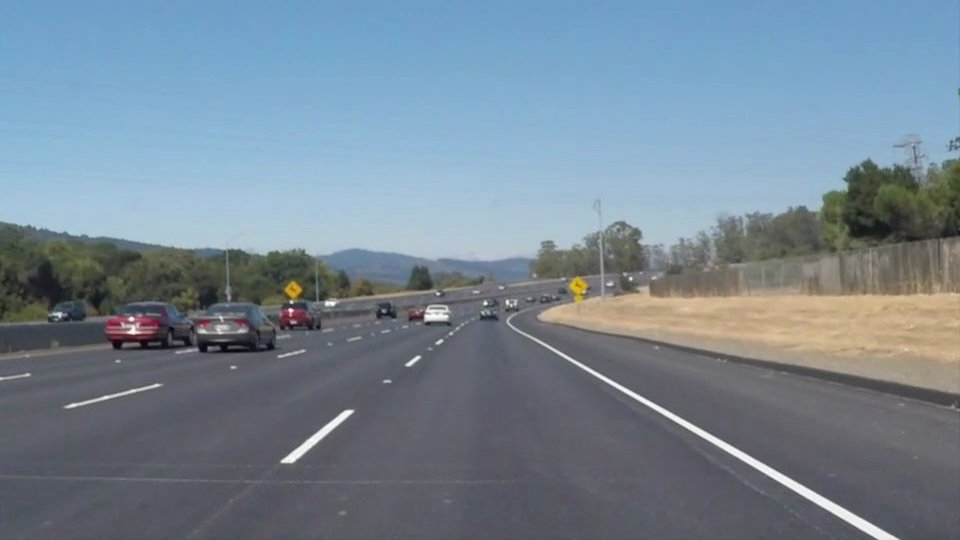
#> input picture 5-ai-self-driving-cars/test_images/solidWhiteCurve.jpg, 960 x 540 px; its folder holds 7 pictures in this run
$ jupyter execute car-lanes-finder.ipynb
#> lines starting #> are read from the running program, lines starting #| are printed output that depends on the picture; after the words box and inside, x2 and y2 are one past the last pixel; in counts of white or black regions, pixels touching at a corner belong together
## Self-Driving Cars - Finding Lanes

# Steps

1. Read the image from the camera
2. Blur the image using Gaussian blur to remove color
3. Apply mask to find the region of interest (ROI)
4. Color the Region of Interest
5. Detect Edges using the Canny Algorithm
6. Color the Edges using Hough Transform
7. Draw line segments by color only the ROI using Hough Transform
8. Extrapolate line segments to determine lanes

The image below shows the code steps.

[cell 1]
from IPython.core.display import Image
Image(filename='car-lanes-finder-steps.png')

The following section shows the code for each step:

[cell 2]
#importing some useful packages
import matplotlib.pyplot as plt
import matplotlib.image as mpimg
import numpy as np
import cv2 #Including OpenCV libraries
import os
import math

[cell 3]
def grayscale(img):
    """Applies the Grayscale transform
    This will return an image with only one color channel
    but NOTE: to see the returned image as grayscale
    (assuming your grayscaled image is called 'gray')
    you should call plt.imshow(gray, cmap='gray')"""
    return cv2.cvtColor(img, cv2.COLOR_RGB2GRAY)
    # Or use BGR2GRAY if you read an image with cv2.imread()
    # return cv2.cvtColor(img, cv2.COLOR_BGR2GRAY)

def gaussian_blur(img, kernel_size):
    """Applies a Gaussian Noise kernel"""
    return cv2.GaussianBlur(img, (kernel_size, kernel_size), 0)

def canny(img, low_threshold, high_threshold):
    """Applies the Canny transform"""
    return cv2.Canny(img, low_threshold, high_threshold)

def region_of_interest(img, vertices):
    """
    Applies an image mask.

    Only keeps the region of the image defined by the polygon
    formed from `vertices`. The rest of the image is set to black.
    """
    #defining a blank mask to start with
    mask = np.zeros_like(img)

    #defining a 3 channel or 1 channel color to fill the mask with depending on the input image

    if len(img.shape) > 2:
        channel_count = img.shape[2]  # i.e. 3 or 4 depending on your image
        ignore_mask_color = (255,) * channel_count
    else:
        ignore_mask_color = 255

    #filling pixels inside the polygon defined by "vertices" with the fill color
    cv2.fillPoly(mask, vertices, ignore_mask_color)

    #returning the image only where mask pixels are nonzero
    masked_image = cv2.bitwise_and(img, mask)
    return masked_image

def hough_lines(img, rho, theta, threshold, min_line_len, max_line_gap):
    """
    `img` should be the output of a Canny transform.

    Returns an image with hough lines drawn.
    """
    lines = cv2.HoughLinesP(img, rho, theta, threshold, np.array([]), minLineLength=min_line_len, maxLineGap=max_line_gap)
    line_img = np.zeros((img.shape[0], img.shape[1], 3), dtype=np.uint8)
    draw_lines(line_img, lines)
    return line_img

def mean(numbers):
    return float(sum(numbers) / len(numbers))

def draw_lines(img, lines, color=[255, 0, 0], thickness=15):

    imshape = img.shape

    leftLaneSlopeArray = []
    leftLaneInterceptArray = []
    rightLaneSlopeArray = []
    rightLaneInterceptArray = []

    for line in lines:
        for x1,y1,x2,y2 in line:
            #PolyFit function of Numpy gives you slope and intercept
            slope, intercept = np.polyfit((x1,x2), (y1,y2), 1)
            #print(slope, intercept)

            if (slope > 0):
                leftLaneSlopeArray += [slope]
                leftLaneInterceptArray += [intercept]
            else:
                rightLaneSlopeArray += [slope]
                rightLaneInterceptArray += [intercept]

    '''
    print (leftLaneSlopeArray)
    print (leftLaneInterceptArray)

    print (rightLaneSlopeArray)
    print (rightLaneInterceptArray)
    '''

    leftLaneSlopeArrayAverage = np.mean(leftLaneSlopeArray)
    leftLaneInterceptArrayAverage = np.mean(leftLaneInterceptArray)

    rightLaneSlopeArrayAverage = np.mean(rightLaneSlopeArray)
    rightLaneInterceptArrayAverage = np.mean(rightLaneInterceptArray)

    #   y = mx + b
    #   x = (y - b)/m
    #   b = y - mx

    yMin = 0
    yMax = image.shape[0]

    yMin = 325
    yMax = image.shape[0]

    # [8 lines of commented-out code are left out]

    try:
        x1Left = int(np.nan_to_num(float((yMin-leftLaneInterceptArrayAverage)/leftLaneSlopeArrayAverage)))
        x2Left = int(np.nan_to_num(float((yMax-leftLaneInterceptArrayAverage)/leftLaneSlopeArrayAverage)))
        cv2.line(img, (x1Left, yMin), (x2Left, yMax), color, thickness)
    except ValueError:
        pass
    except OverflowError:
        pass

    try:
        x1Right = int(np.nan_to_num(float((yMin-rightLaneInterceptArrayAverage)/rightLaneSlopeArrayAverage)))
        x2Right = int(np.nan_to_num(float((yMax-rightLaneInterceptArrayAverage)/rightLaneSlopeArrayAverage)))
        cv2.line(img, (x1Right, yMin), (x2Right, yMax), color, thickness)
    except ValueError:
        pass
    except OverflowError:
        pass

    #print ("x1Left", x1Left, "x2Left", x2Left, "x1Right", x1Right, "x2Right", x2Right)
    #x1Left -61266293608840008 x2Left 13246766185695422 x1Right 434 x2Right 143

# Python 3 has support for cool math symbols.
def weighted_img(img, initial_img, a=0.8, b=1., g=0.):
    return cv2.addWeighted(initial_img, a, img, b, g)

[cell 4]
def process_image(image):
    # NOTE: The output you return should be a color image (3 channel) for processing video below
    # TODO: put your pipeline here,
    # you should return the final output (image where lines are drawn on lanes)

    #printing out some states and plotting
    #print('The image is:', type(image), 'with dimensions"', image.shape)

    gray_image = grayscale(image)

    kernel_size = 5
    blurred_gray_image = gaussian_blur(gray_image,kernel_size)

    low_threshold = 50
    high_threshold = 150

    cannyEdge_image = canny(blurred_gray_image, low_threshold, high_threshold)

    xMin = 0
    yMin = 0
    xMax = image.shape[1]
    yMax = image.shape[0]
    yLen = 360
    #print(xMin, xMax, yMin, yMax, yLen)

    bottom_left = [xMin,yMax]
    top_left = [415,360]
    top_right = [575,yLen]
    bottom_right = [xMax,yMax]
    '''
    bottom_left = [115,540]
    top_left = [415,360]
    top_right = [575,360]
    bottom_right = [900,540]
    '''

    vertices = np.array([[bottom_left,top_left, top_right, bottom_right]], dtype=np.int32)
    #print(vertices)

    masked_image = region_of_interest(cannyEdge_image, vertices)

    rho = 1
    theta = np.pi/180
    threshold = 1
    min_line_length = 40
    max_line_gap = 20

    #Create a blank image to draw lines on
    #BlankLine_image = np.copy(image)*0
    #houghLine_image = hough_lines(masked_image, rho, theta, threshold, min_line_length, max_line_gap)

    houghLine_image = hough_lines(masked_image, rho, theta, threshold, min_line_length, max_line_gap)

    #lines = cv2.HoughLinesP(masked_image, rho, theta, threshold, np.array([]), min_line_length, max_line_gap)
    #line_image = np.zeros((masked_image.shape[0], masked_image.shape[1], 3),dtype=np.uint8)
    '''
    coloredBinary_image = np.dstack((cannyEdge_image,cannyEdge_image,cannyEdge_image))
    weightedImage =cv2.addWeighted(coloredBinary_image, 0.8, houghLine_image, 1, 0)

    houghLine_image = hough_lines(masked_image, rho, theta, threshold, min_line_length, max_line_gap)

    #Create a color binary image to combine with Line Image
    coloredBinary_image = np.dstack((cannyEdge_image, cannyEdge_image, cannyEdge_image))
    #plt.imshow(coloredBinary_image) # if you wanted to show a single color channel image called 'gray', for example, call as plt.imshow(gray, cmap='gray')

    #Draw the lines on the edge images
    weightedImage = cv2.addWeighted(coloredBinary_image, 0.8, blankLine_image, 1, 0)
    '''
    #houghLine_image_in_ROI = region_of_interest(houghLine_image, vertices)

    result = weighted_img(houghLine_image, image)

    return result

[cell 5]
rootdir = "test_images/"
os.listdir(rootdir)

[cell 6]
#reading in an image
image = mpimg.imread('test_images/solidWhiteCurve.jpg')
#> image is the input picture: shape (540, 960, 3); mean R, G, B 118.5, 134.5, 148.1
final_image = process_image(image)
#> in canny, `return cv2.Canny(img, low_threshold, high_threshold)`:
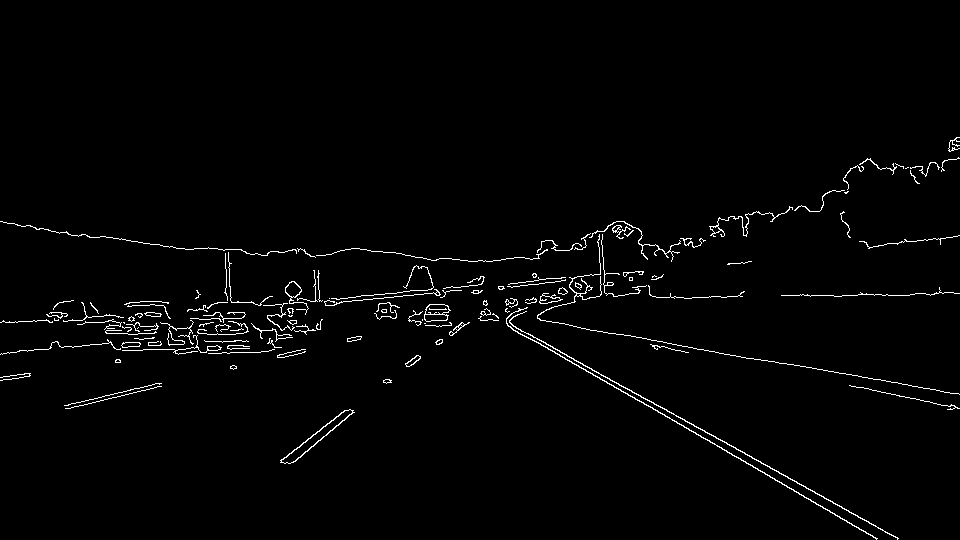
#> returned value: shape (540, 960); 1.7% white in thin lines or dots, all inside (x1, y1, x2, y2) = (0, 137, 960, 540)
#> in hough_lines, `lines = cv2.HoughLinesP(img, rho, theta, threshold, np.array([]), minL..`: lines = [[281, 460, 345, 410], [567, 360, 613, 386], [576, 360, 898, 538], [830, 512, 876, 538], [569, 360, 877, 538], [292, 462, 351, 413], [295, 461, 354, 412], [577, 361, 627, 389], [637, 400, 821, 506]]
#> the loop in draw_lines, `for line in lines:` made 9 passes
#> after the loop in draw_lines, `for line in lines:`: leftLaneInterceptArray = [39.52, 41.59, 42.87, 31.16, 37.88, 33.03]; leftLaneSlopeArray = [0.565, 0.553, 0.565, 0.578, 0.56, 0.576]; rightLaneInterceptArray = [679.5, 704.5, 706]; rightLaneSlopeArray = [-0.781, -0.831, -0.831]
#> in draw_lines, `leftLaneSlopeArrayAverage = np.mean(leftLaneSlopeArray)`: leftLaneSlopeArrayAverage = 0.566
#> in draw_lines, `leftLaneInterceptArrayAverage = np.mean(leftLaneInterceptArray)`: leftLaneInterceptArrayAverage = 37.68
#> in draw_lines, `rightLaneSlopeArrayAverage = np.mean(rightLaneSlopeArray)`: rightLaneSlopeArrayAverage = -0.814
#> in draw_lines, `rightLaneInterceptArrayAverage = np.mean(rightLaneInterceptArray)`: rightLaneInterceptArrayAverage = 696.7
#> in draw_lines, `x1Left = int(np.nan_to_num(float((yMin-leftLaneInterceptArrayAverage)/..`: x1Left = 507
#> in draw_lines, `x2Left = int(np.nan_to_num(float((yMax-leftLaneInterceptArrayAverage)/..`: x2Left = 887
#> in draw_lines, `x1Right = int(np.nan_to_num(float((yMin-rightLaneInterceptArrayAverage..`: x1Right = 456
#> in draw_lines, `x2Right = int(np.nan_to_num(float((yMax-rightLaneInterceptArrayAverage..`: x2Right = 192
plt.imshow(final_image) # if you wanted to show a single color channel image called 'gray', for example, call as plt.imshow(gray, cmap='gray')
#> (this line was passed over: IPython is not available in this run)

plt.savefig('processed_images/lane_on_solidWhiteCurve.png')
#> (this line was passed over: IPython is not available in this run)
plt.show()

[cell 7]
#reading in an image
image = mpimg.imread('test_images/solidWhiteRight.jpg')
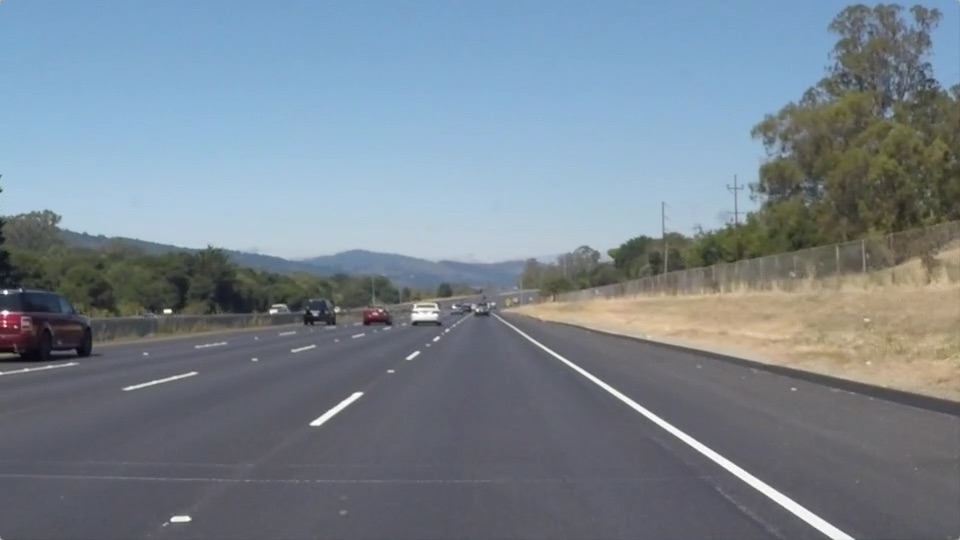
#> input picture 5-ai-self-driving-cars/test_images/solidWhiteRight.jpg, 960 x 540 px
#> image is the input picture: shape (540, 960, 3); mean R, G, B 120.3, 132.6, 143.7
final_image = process_image(image)
#> the loop in draw_lines (call 2), `for line in lines:` made 8 passes
#> line on passes 1 to 8: [[562, 360, 680, 439]], [[693, 446, 832, 539]], [[568, 360, 853, 538]], [[318, 425, 363, 394]], [[620, 398, 777, 503]], [[312, 422, 355, 392]], [[755, 487, 830, 537]], [[591, 375, 853, 539]]
plt.imshow(final_image) # if you wanted to show a single color channel image called 'gray', for example, call as plt.imshow(gray, cmap='gray')
#> (this line was passed over: IPython is not available in this run)

plt.savefig('processed_images/lane_on_solidWhiteRight.png')
#> (this line was passed over: IPython is not available in this run)
plt.show()

[cell 8]
#reading in an image
image = mpimg.imread('test_images/solidYellowCurve.jpg')
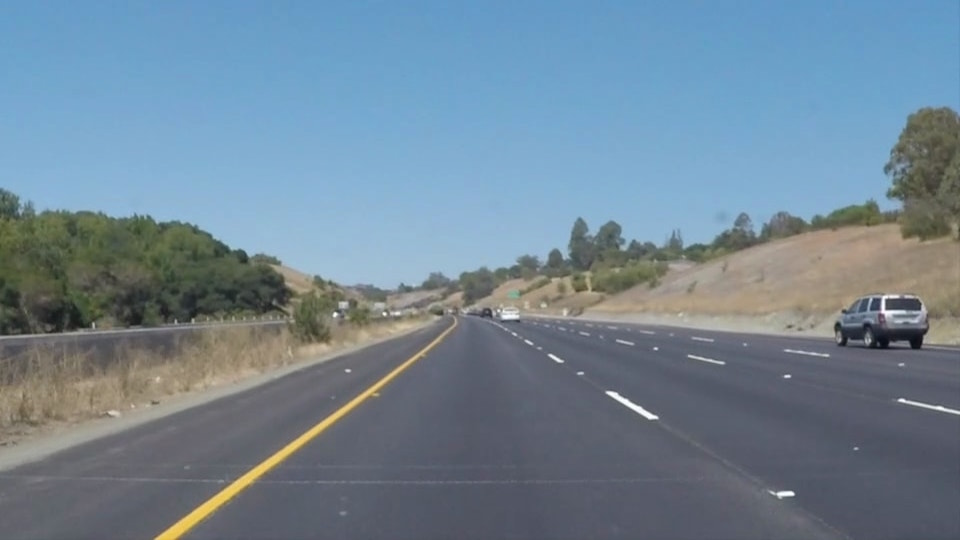
#> input picture 5-ai-self-driving-cars/test_images/solidYellowCurve.jpg, 960 x 540 px
#> image is the input picture: shape (540, 960, 3); mean R, G, B 113, 133.4, 149
final_image = process_image(image)
#> in region_of_interest (call 3), `masked_image = cv2.bitwise_and(img, mask)`:
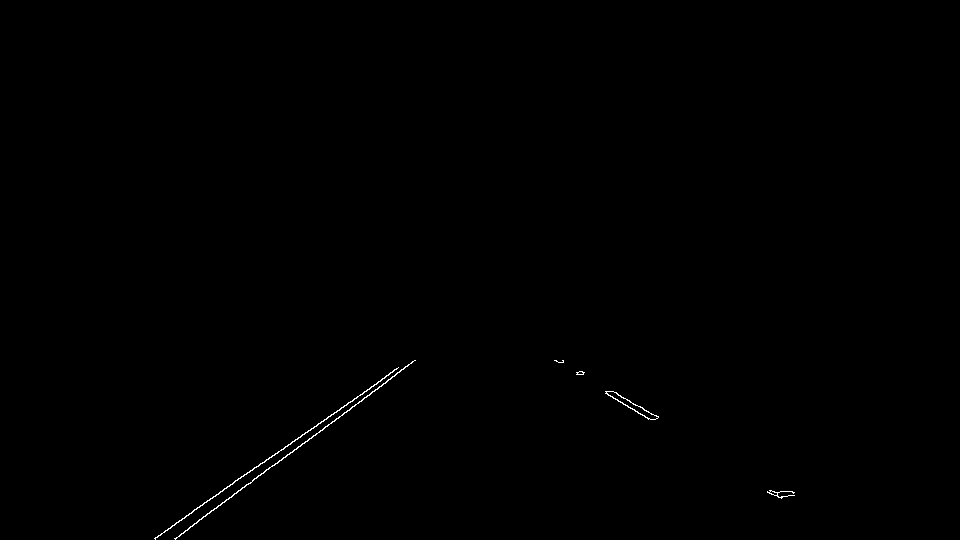
#> masked_image: shape (540, 960); 0.21% white in thin lines or dots, all inside (x1, y1, x2, y2) = (154, 360, 795, 540)
plt.imshow(final_image) # if you wanted to show a single color channel image called 'gray', for example, call as plt.imshow(gray, cmap='gray')
#> (this line was passed over: IPython is not available in this run)

plt.savefig('processed_images/lane_on_solidYellowCurve.png')
#> (this line was passed over: IPython is not available in this run)
plt.show()

[cell 9]
#reading in an image
image = mpimg.imread('test_images/solidYellowLeft.jpg')
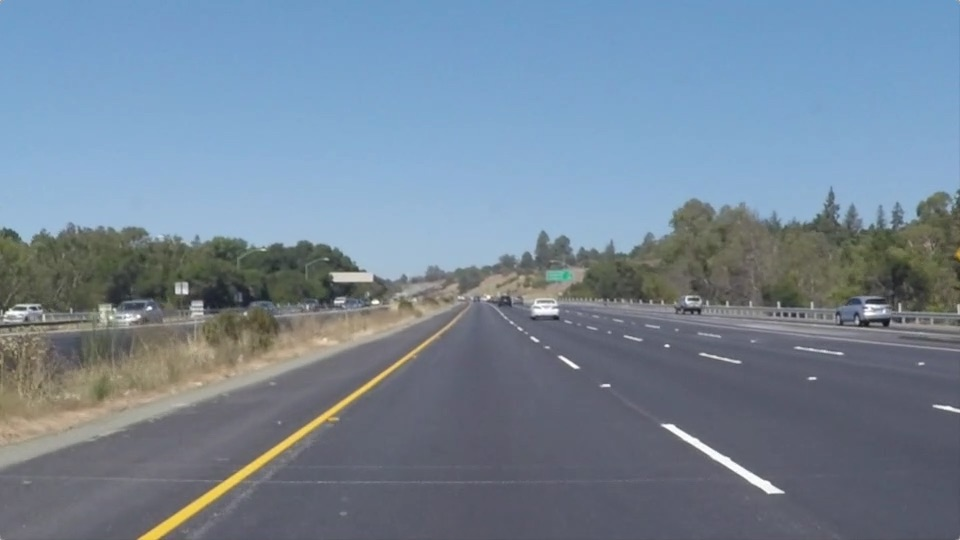
#> input picture 5-ai-self-driving-cars/test_images/solidYellowLeft.jpg, 960 x 540 px
#> image is the input picture: shape (540, 960, 3); mean R, G, B 116.5, 133.6, 150.8
final_image = process_image(image)
#> in grayscale (call 4), `return cv2.cvtColor(img, cv2.COLOR_RGB2GRAY)`:
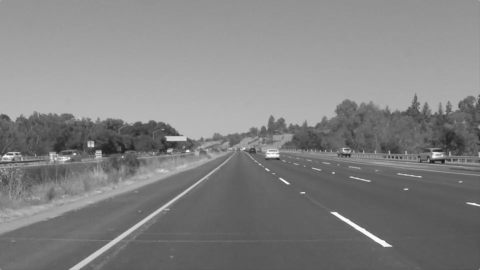
#> returned value: shape (540, 960) (shown at 1/2 size); min 19, max 255, mean 130.4
#> in region_of_interest (call 4), `masked_image = cv2.bitwise_and(img, mask)`:
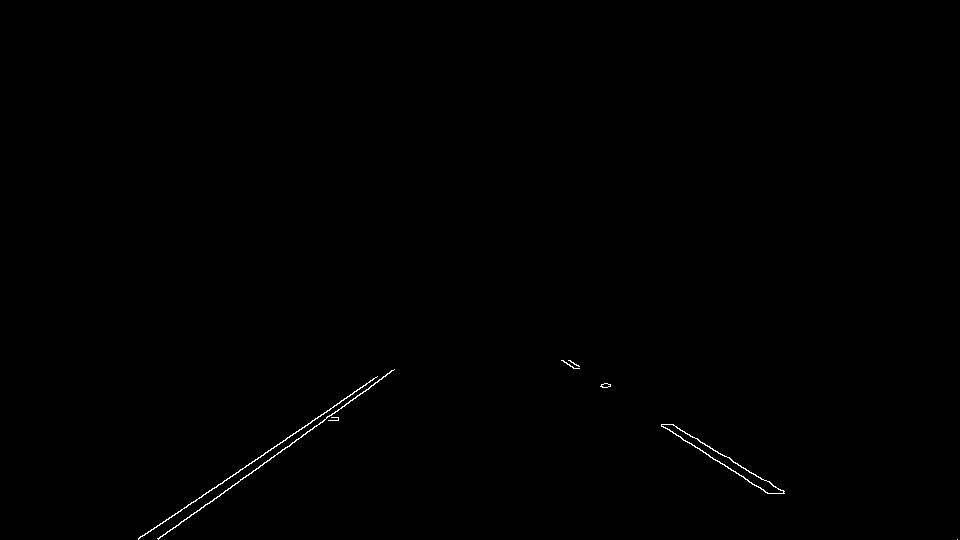
#> masked_image: shape (540, 960); 0.24% white in thin lines or dots, all inside (x1, y1, x2, y2) = (138, 360, 958, 540)
#> call 4 of draw_lines, with lines = array of shape (12, 1, 4), thickness = 15
#> the loop in draw_lines (call 4), `for line in lines:` made 12 passes
#> line on passes 1 to 8: [[225, 490, 368, 389]], [[138, 539, 365, 385]], [[661, 424, 767, 493]], [[158, 538, 290, 445]], [[670, 424, 783, 492]], [[672, 424, 784, 491]], [[347, 396, 389, 373]], [[296, 439, 382, 378]]
#> after the loop in draw_lines (call 4), `for line in lines:`: leftLaneInterceptArray = [-6.27, 20.81, 22, 2.68]; leftLaneSlopeArray = [0.651, 0.602, 0.598, 0.64]; rightLaneInterceptArray = [648.9, 632.6, 649.3, 586, 649, 646.4, 632.2, 630.9]; rightLaneSlopeArray = [-0.706, -0.678, -0.705, -0.548, -0.709, -0.704, -0.674, -0.674]
#> in draw_lines (call 4), `leftLaneSlopeArrayAverage = np.mean(leftLaneSlopeArray)`: leftLaneSlopeArrayAverage = 0.623
#> in draw_lines (call 4), `leftLaneInterceptArrayAverage = np.mean(leftLaneInterceptArray)`: leftLaneInterceptArrayAverage = 9.81
#> in draw_lines (call 4), `rightLaneSlopeArrayAverage = np.mean(rightLaneSlopeArray)`: rightLaneSlopeArrayAverage = -0.675
#> in draw_lines (call 4), `rightLaneInterceptArrayAverage = np.mean(rightLaneInterceptArray)`: rightLaneInterceptArrayAverage = 634.4
#> in draw_lines (call 4), `x1Left = int(np.nan_to_num(float((yMin-leftLaneInterceptArrayAverage)/..`: x1Left = 506
#> in draw_lines (call 4), `x2Left = int(np.nan_to_num(float((yMax-leftLaneInterceptArrayAverage)/..`: x2Left = 851
#> in draw_lines (call 4), `x1Right = int(np.nan_to_num(float((yMin-rightLaneInterceptArrayAverage..`: x1Right = 458
#> in draw_lines (call 4), `x2Right = int(np.nan_to_num(float((yMax-rightLaneInterceptArrayAverage..`: x2Right = 139
#> in draw_lines (call 4), `cv2.line(img, (x1Right, yMin), (x2Right, yMax), color, thickness)`:
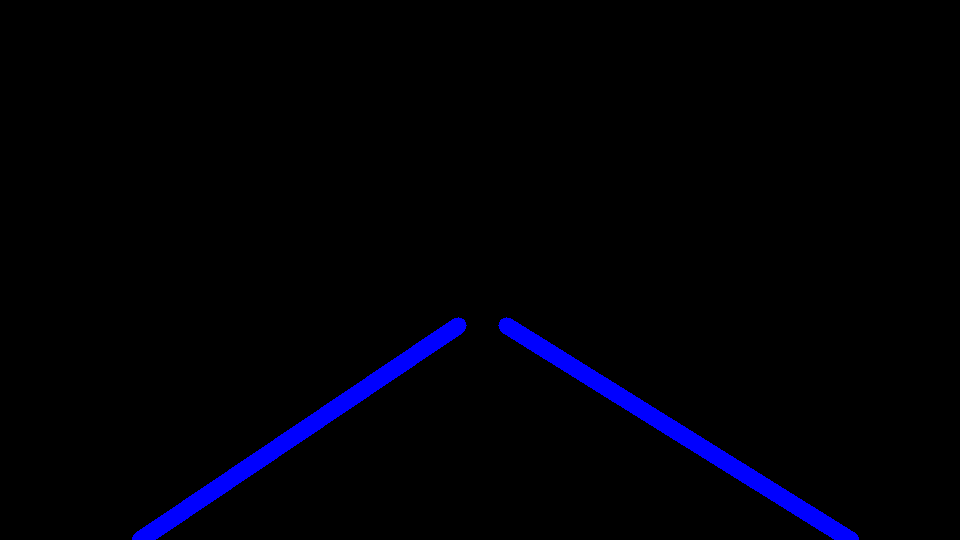
#> img: shape (540, 960, 3); mean of channels 0, 1, 2 6.7, 0, 0; drawn as B, G, R
#> call 4 of weighted_img, with a = 0.8, b = 1, g = 0
#> in weighted_img (call 4), `return cv2.addWeighted(initial_img, a, img, b, g)`:
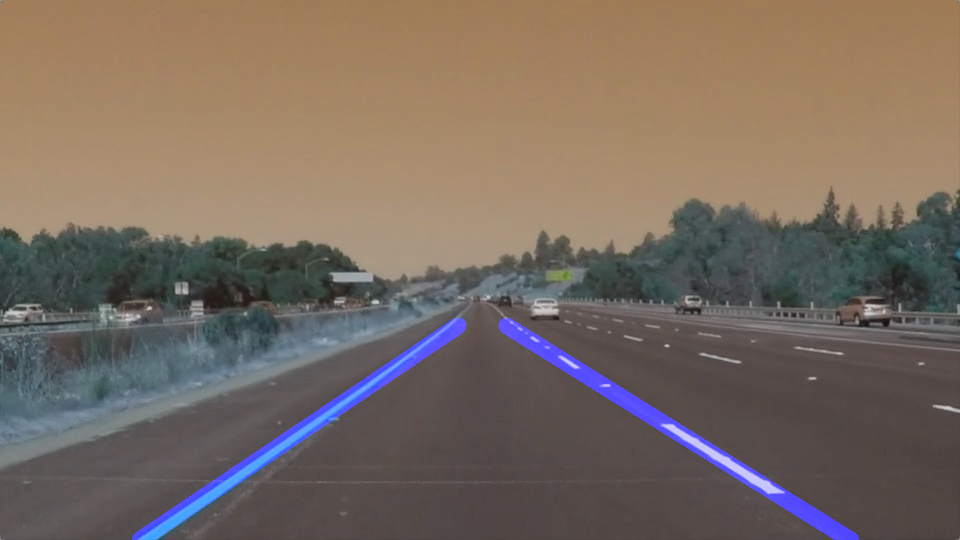
#> returned value: shape (540, 960, 3); mean of channels 0, 1, 2 96.9, 106.9, 120.6; drawn as B, G, R
plt.imshow(final_image) # if you wanted to show a single color channel image called 'gray', for example, call as plt.imshow(gray, cmap='gray')
#> (this line was passed over: IPython is not available in this run)

plt.savefig('processed_images/lane_on_solidYellowLeft.png')
plt.show()
